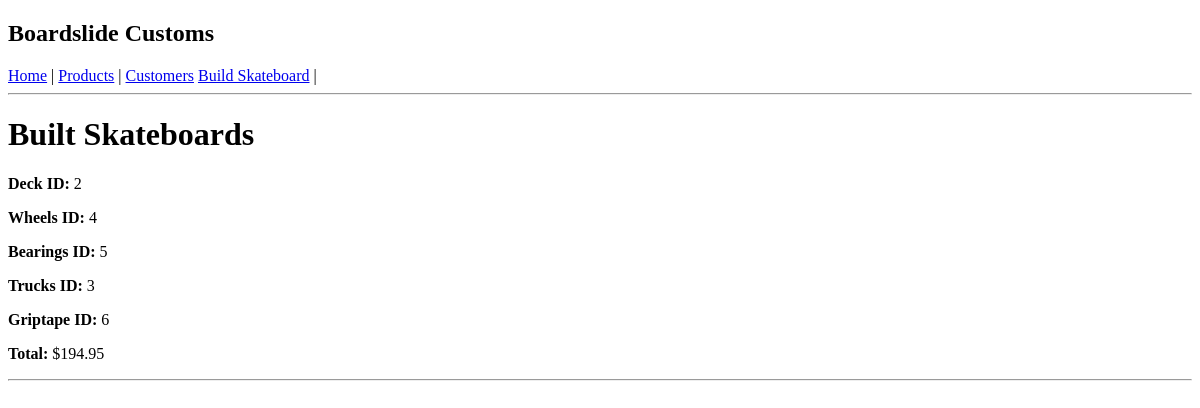
The page /skateboards on the database as committed earlier.
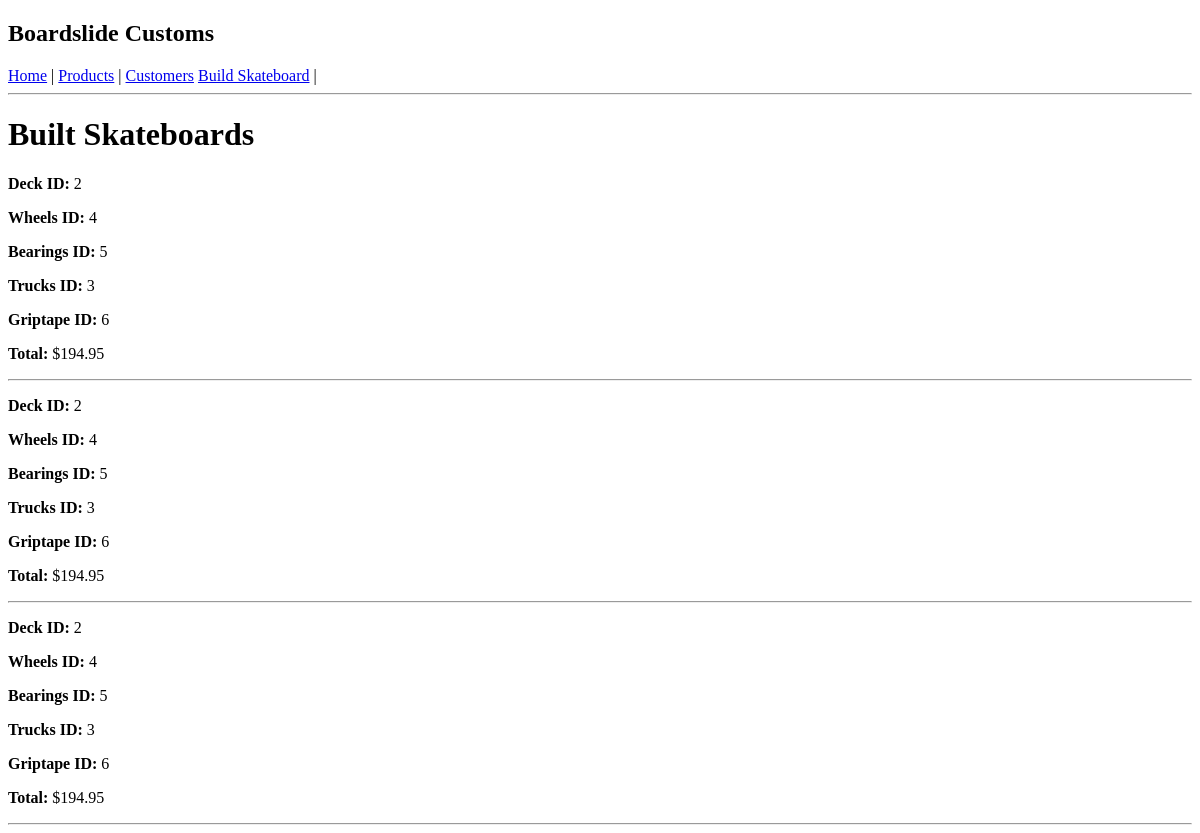
The same page on the database as committed later.
### models/skateboard.py (models this page shows)
class Skateboard(db.Model):
    __tablename__ = "skateboard"
    id = db.Column(db.Integer, primary_key=True)
    order_id = db.Column(db.Integer, db.ForeignKey('order.id'))
    deck_id = db.Column(db.Integer, db.ForeignKey('product.id'))
    wheels_id = db.Column(db.Integer, db.ForeignKey('product.id'))
    bearing_id = db.Column(db.Integer, db.ForeignKey('product.id'))
    trucks_id = db.Column(db.Integer, db.ForeignKey('product.id'))
    griptape_id = db.Column(db.Integer, db.ForeignKey('product.id'))
    design_id = db.Column(db.Integer, db.ForeignKey('product.id'))
    total = db.Column(db.Float)
    deck = db.relationship('Product', foreign_keys=[deck_id])
    wheels = db.relationship('Product', foreign_keys=[wheels_id])
    bearing = db.relationship('Product', foreign_keys=[bearing_id])
    trucks = db.relationship('Product', foreign_keys=[trucks_id])
    griptape = db.relationship('Product', foreign_keys=[griptape_id])
    design = db.relationship('Product', foreign_keys=[design_id])

### application.py (the view)
@app.route('/skateboards')
def view_skateboards():
    boards = Skateboard.query.all()
    return render_template('skateboards.html', skateboards=boards)

### templates/skateboards.html
{% extends "base.html" %}
{% block content %}
<h1>Built Skateboards</h1>
{% for board in skateboards %}
  <div>
    <p><strong>Deck ID:</strong> {{ board.deck_id }}</p>
    <p><strong>Wheels ID:</strong> {{ board.wheels_id }}</p>
    <p><strong>Bearings ID:</strong> {{ board.bearing_id }}</p>
    <p><strong>Trucks ID:</strong> {{ board.trucks_id }}</p>
    <p><strong>Griptape ID:</strong> {{ board.griptape_id }}</p>
    <p><strong>Total:</strong> ${{ board.total }}</p>
    <hr>
  </div>
{% endfor %}
{% endblock %}

Rows that differ between the two databases and show on the page:
added Skateboard: deck_id "2", wheels_id "4", bearing_id "5", trucks_id "3", griptape_id "6", total "194.95"
added Skateboard: deck_id "2", wheels_id "4", bearing_id "5", trucks_id "3", griptape_id "6", total "194.95"
